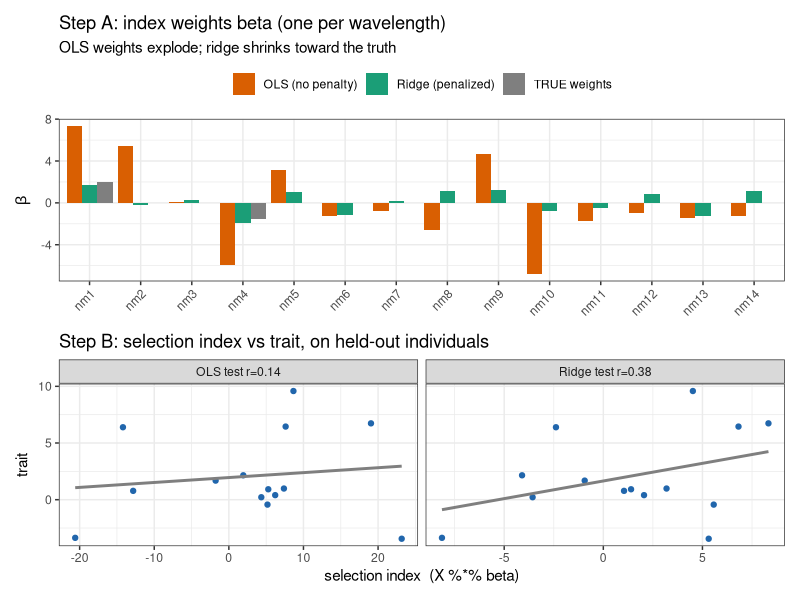

The R script that drew this image:
#!/usr/bin/env Rscript
# Toy for Lesson 11: a selection index from many predictors (p ~ n) needs REGULARIZATION.
# 12 individuals, 10 "wavelengths"; OLS overfits (perfect on train, junk on test);
# a ridge penalty shrinks weights and generalizes. Shows index = X %*% beta.
suppressMessages({library(ggplot2); library(reshape2); library(patchwork)})
set.seed(21)
n <- 26; p <- 14                       # p (14 wavelengths) > training size (12): OLS is doomed
X <- matrix(rnorm(n*p), n, p, dimnames=list(NULL, paste0("nm",1:p)))
# truth: only 2 wavelengths matter; the rest is noise
b_true <- c(2.0, 0,0, -1.5, rep(0,10))
y <- as.vector(X %*% b_true) + rnorm(n, 0, 4)
trn <- 1:12; tst <- 13:26              # 12 train, 14 test  (p > n_train -> overfit territory)

ridge <- function(X,y,lam) solve(crossprod(X)+lam*diag(ncol(X)), crossprod(X,y))
bO <- ridge(X[trn,],y[trn],1e-6)     # ~OLS (no penalty) — underdetermined, weights explode
bR <- ridge(X[trn,],y[trn],6)        # penalized
acc <- function(b) c(train=cor(X[trn,]%*%b,y[trn]), test=cor(X[tst,]%*%b,y[tst]))
cat("OLS   accuracy:", sprintf("train=%.2f test=%.2f",acc(bO)[1],acc(bO)[2]),"\n")
cat("Ridge accuracy:", sprintf("train=%.2f test=%.2f",acc(bR)[1],acc(bR)[2]),"\n")

# Panel A: weights OLS vs ridge vs truth
wd <- rbind(data.frame(nm=paste0("nm",1:p),w=as.vector(bO),k="OLS (no penalty)"),
            data.frame(nm=paste0("nm",1:p),w=as.vector(bR),k="Ridge (penalized)"),
            data.frame(nm=paste0("nm",1:p),w=b_true,k="TRUE weights"))
wd$nm<-factor(wd$nm,levels=paste0("nm",1:p))
pA <- ggplot(wd,aes(nm,w,fill=k))+geom_col(position="dodge")+
  scale_fill_manual(values=c("OLS (no penalty)"="#d95f02","Ridge (penalized)"="#1b9e77","TRUE weights"="grey50"),name=NULL)+
  labs(title="Step A: index weights beta (one per wavelength)",
       subtitle="OLS weights explode; ridge shrinks toward the truth",x=NULL,y=expression(beta))+
  theme_bw(base_size=11)+theme(legend.position="top",axis.text.x=element_text(angle=45,hjust=1))

# Panel B: index vs trait on TEST set
dfB <- rbind(data.frame(index=as.vector(X[tst,]%*%bO),y=y[tst],k=sprintf("OLS test r=%.2f",acc(bO)[2])),
             data.frame(index=as.vector(X[tst,]%*%bR),y=y[tst],k=sprintf("Ridge test r=%.2f",acc(bR)[2])))
pB <- ggplot(dfB,aes(index,y))+geom_point(color="#2166AC")+geom_smooth(method="lm",se=FALSE,color="grey50")+
  facet_wrap(~k,scales="free_x")+
  labs(title="Step B: selection index vs trait, on held-out individuals",
       x="selection index  (X %*% beta)",y="trait")+theme_bw(base_size=11)
ggsave("../figures/17_toy_rsi.png",(pA/pB)+plot_layout(heights=c(1,1)),width=8.5,height=7,dpi=120)
cat("Wrote figures/17_toy_rsi.png\n")
